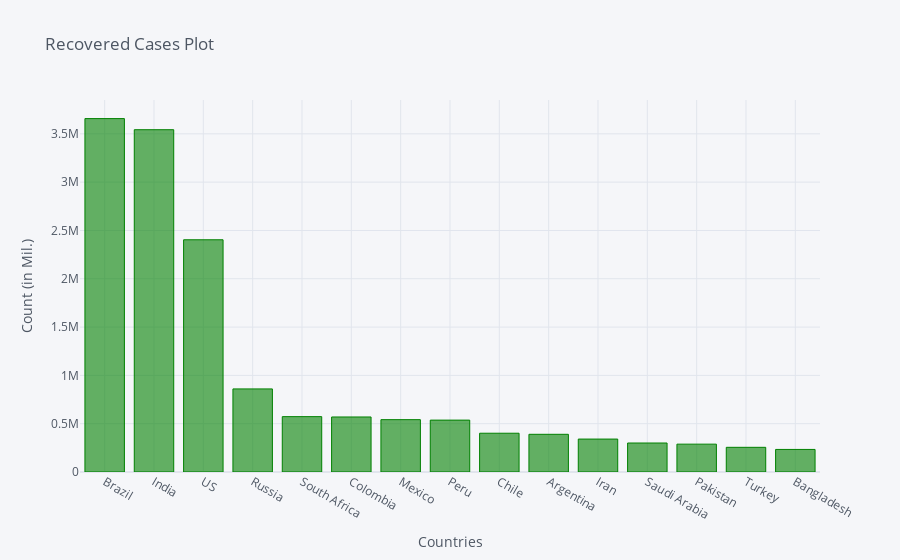

This figure's notebook cell:
### Code cell
recovered_df2_plot.iplot(kind='bar', x='Country/Region', y='9/10/20',color='green',
                         title='Recovered Cases Plot',xTitle='Countries',yTitle='Count (in Mil.)')

### Figure 1 — Plotly figure (JSON) as saved in the notebook; plotly's stock layout.template omitted (floating-point values rounded to 4 significant figures)
{"data": [{"marker": {"color": "rgba(0, 128, 0, 0.6)", "line": {"color": "rgba(0, 128, 0, 1.0)", "width": 1}}, "name": "9/10/20", "orientation": "v", "text": "", "type": "bar", "x": ["Brazil", "India", "US", "Russia", "South Africa", "Colombia", "Mexico", "Peru", "Chile", "Argentina", "Iran", "Saudi Arabia", "Pakistan", "Turkey", "Bangladesh"], "y": [3657701, 3542663, 2403511, 859961, 573003, 569479, 541804, 536959, 401356, 390098, 340842, 299998, 288206, 255407, 233550]}], "layout": {"legend": {"bgcolor": "#F5F6F9", "font": {"color": "#4D5663"}}, "paper_bgcolor": "#F5F6F9", "plot_bgcolor": "#F5F6F9", "title": {"font": {"color": "#4D5663"}, "text": "Recovered Cases Plot"}, "xaxis": {"gridcolor": "#E1E5ED", "showgrid": true, "tickfont": {"color": "#4D5663"}, "title": {"font": {"color": "#4D5663"}, "text": "Countries"}, "zerolinecolor": "#E1E5ED"}, "yaxis": {"gridcolor": "#E1E5ED", "showgrid": true, "tickfont": {"color": "#4D5663"}, "title": {"font": {"color": "#4D5663"}, "text": "Count (in Mil.)"}, "zerolinecolor": "#E1E5ED"}}}
